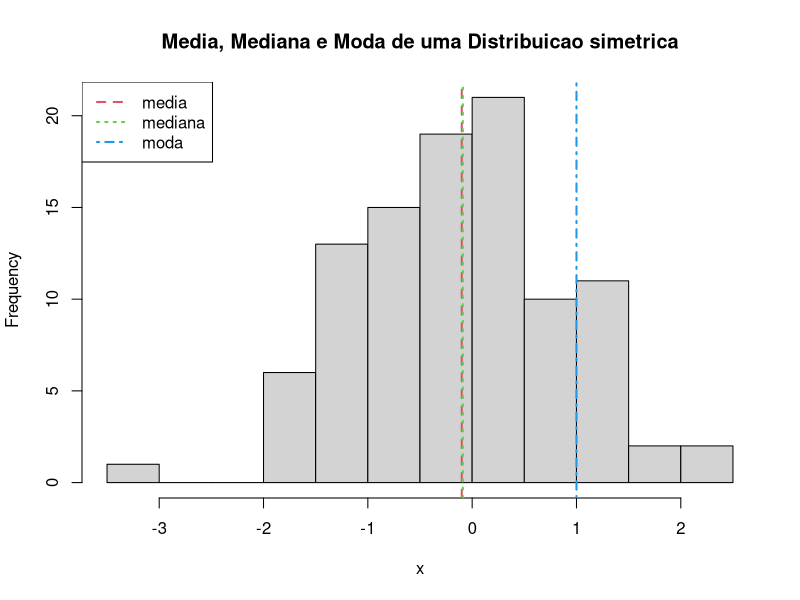

Here is the R script that generated this plot:
# testes

x = rnorm(100) 
hist(x, main = "Media, Mediana e Moda de uma Distribuicao simetrica") 
abline(v = mean(x), col=2, lty=2, lwd=2) 
abline(v = median(x), col=3, lty=3, lwd=2) 
abline(v = which.max(table(x)), col=4, lty=4, lwd=2)
ex12 = expression(media, mediana, moda) 
utils::str(legend("topleft", ex12, col = 2:4, lty=2:4, lwd=2))